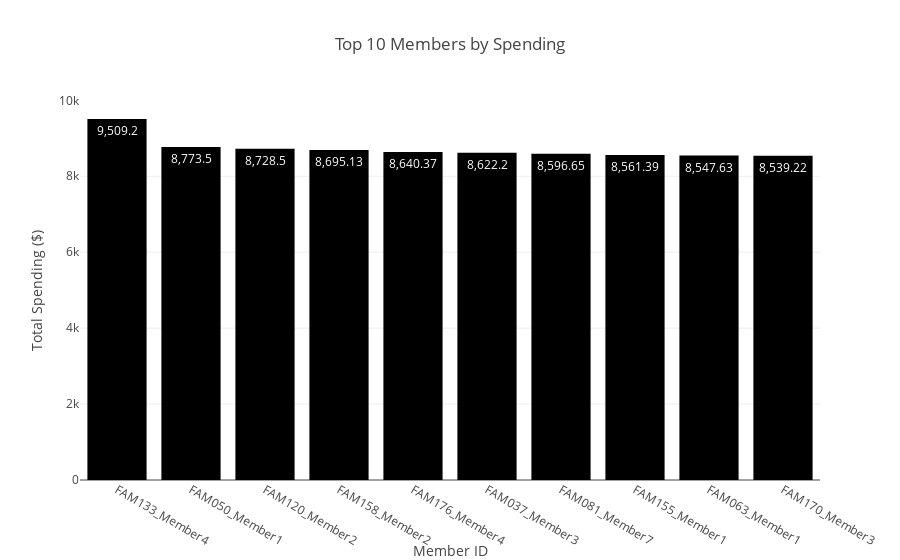

Notebook cell for this chart:
### Markdown cell above
- ***The top spending family is FAM050, with total spending of $43.88014K.***
- ***Families vary significantly in total expenditures, reflecting diverse financial behaviors.***

### Code cell
# Member-wise spending trends
fig3 = px.bar(
    member_spending.head(10).reset_index(),
    x='Member ID',
    y='Amount',
    title='Top 10 Members by Spending',
    labels={'Amount': 'Total Spending ($)', 'Member ID': 'Member ID'},
    text_auto=True)
fig3.show()

### Figure 1 — Plotly figure (JSON) as saved in the notebook; plotly's stock layout.template omitted (floating-point values rounded to 4 significant figures)
{"data": [{"alignmentgroup": "True", "hovertemplate": "Member ID=%{x}<br>Total Spending ($)=%{y}<extra></extra>", "legendgroup": "", "marker": {"color": "#000001", "pattern": {"shape": ""}}, "name": "", "offsetgroup": "", "orientation": "v", "showlegend": false, "textposition": "auto", "texttemplate": "%{y}", "type": "bar", "x": ["FAM133_Member4", "FAM050_Member1", "FAM120_Member2", "FAM158_Member2", "FAM176_Member4", "FAM037_Member3", "FAM081_Member7", "FAM155_Member1", "FAM063_Member1", "FAM170_Member3"], "xaxis": "x", "y": [9509.0, 8774.0, 8728.0, 8695.0, 8640.0, 8622.0, 8597.0, 8561.0, 8548.0, 8539.0], "yaxis": "y"}], "layout": {"autosize": true, "barmode": "relative", "legend": {"tracegroupgap": 0}, "title": {"text": "Top 10 Members by Spending"}, "xaxis": {"anchor": "y", "autorange": true, "domain": [0, 1], "range": [-0.5, 9.5], "title": {"text": "Member ID"}, "type": "category"}, "yaxis": {"anchor": "x", "autorange": true, "domain": [0, 1], "range": [0, 10010.0], "title": {"text": "Total Spending ($)"}, "type": "linear"}}}
